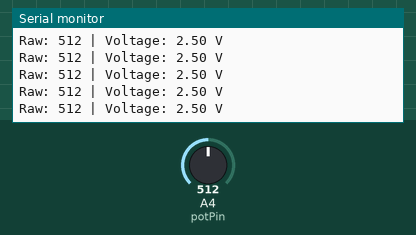
Bench run of a sketch on a simulated Arduino Uno, built with avr-gcc and run on an emulated ATmega328P. Parts: the last lines printed to the serial monitor. The inputs (shaded band) are chosen by the test bench; at power-on: A4 (potPin) = 512.

Above: at 1.2 s.
1.3 s: A4 (potPin) set to 716
At 1.31 s:
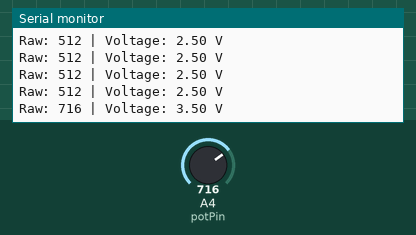
2.8 s: A4 (potPin) set to 900
At 2.83 s:
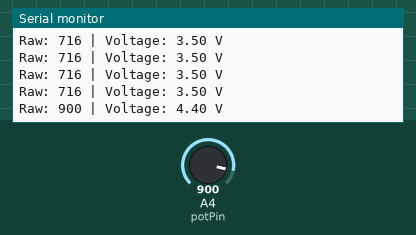
Timing chart, 0 to 5.8 s (numbered marks = the images above; inputs shaded):
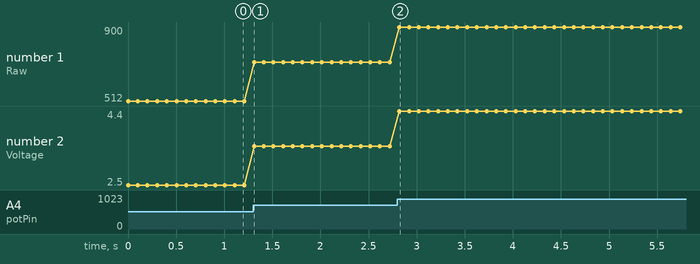

Measured:
- after the input at 1.3 s, the serial monitor: prints a new line at once (image 1)
- after the input at 2.8 s, the serial monitor: prints a new line at once (image 2)
- plotted number 1: 512 → 716 after the input at 1.3 s, 716 → 900 after the input at 2.8 s
- plotted number 2: 2.5 → 3.5 after the input at 1.3 s, 3.5 → 4.4 after the input at 2.8 s

The sketch:

arduino.ino
```cpp
const int potPin = A4;  // Potentiometer connected to A0

void setup() {
  Serial.begin(9600);  // Start serial communication
}

void loop() {
  int potValue = analogRead(potPin);  // Read analog value (0-1023)
  float voltage = (potValue / 1023.0) * 5.0;  // Convert to voltage (0-5V)

  Serial.println("Raw: " + String(potValue) + " | Voltage: " + String(voltage) + " V");

  delay(100);  // Wait 100ms before next read
}
```
